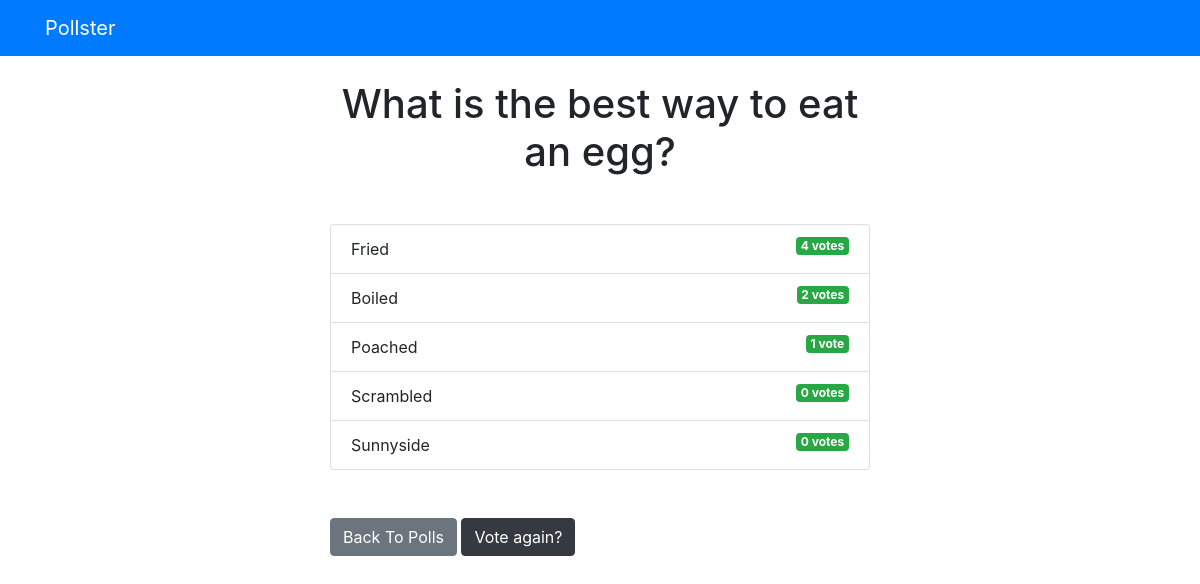
Page /polls/1/results/ on the committed database.
### polls/models.py (models this page shows, shortened)
class Question(models.Model):
    question_text = models.CharField(max_length=200)
    pub_date = models.DateTimeField('date published')

class Choice(models.Model):
    question = models.ForeignKey(Question, on_delete=models.CASCADE) #link to question model, models.cascade deletes choices too if question deleted
    choice_text = models.CharField(max_length=200)
    votes = models.IntegerField(default=0)

### polls/views.py (the view)
# urls.py: path('<int:question_id>/results/', views.results, name='results'),
def results(request, question_id):
    question = get_object_or_404(Question, pk=question_id)
    return render(request, 'polls/results.html', { 'question': question})

### templates/polls/results.html
{% extends 'base.html' %}
{% block content %}
<h1 class="mb-5 text-center">{{ question.question_text }}</h1>
<ul class="list-group mb-5">
	{% for choice in question.choice_set.all %}
	<li class="list-group-item">
		{{ choice.choice_text }}  <span class="badge badge-success float-right">{{ choice.votes }} vote{{ choice.votes | pluralize }}</span>
	</li>
	{% endfor %}
</ul>
<a class="btn btn-secondary" href="{% url 'polls:index' %}">Back To Polls</a>
<a class="btn btn-dark" href="{% url 'polls:detail' question.id %}">Vote again?</a>
{% endblock %}

### rows in the picture
Question: question_text "What is the best way to eat an egg?"
Choice: choice_text "Fried", votes "4", votes|pluralize "s"
Choice: choice_text "Boiled", votes "2", votes|pluralize "s"
Choice: choice_text "Poached", votes "1"
Choice: choice_text "Scrambled", votes "0", votes|pluralize "s"
Choice: choice_text "Sunnyside", votes "0", votes|pluralize "s"
